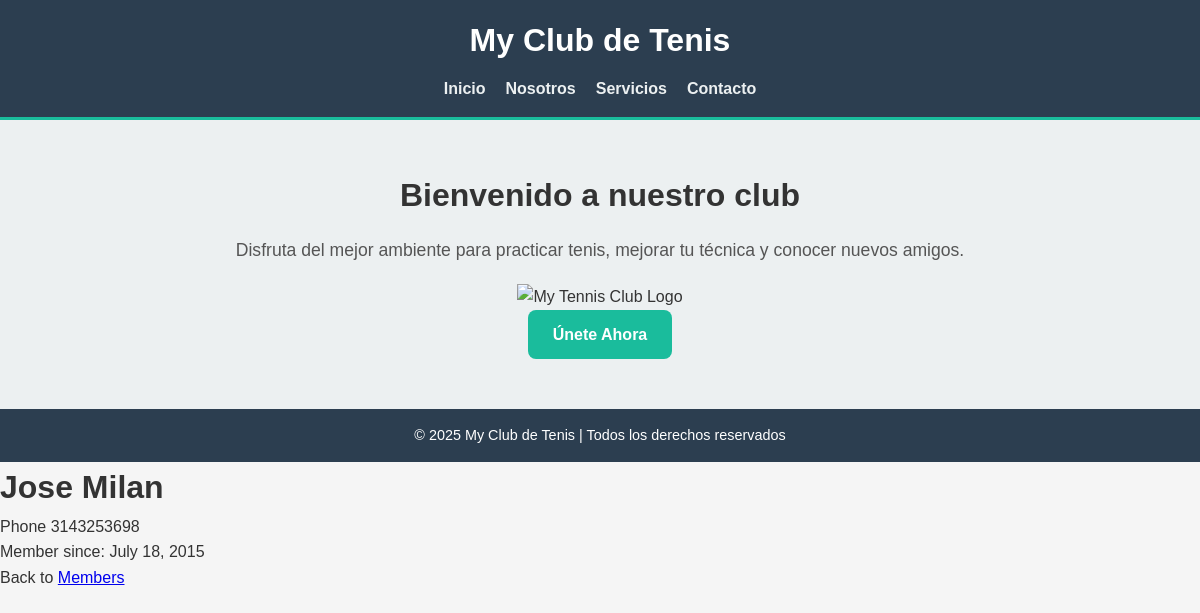
Page /members/details/17 on the committed database.
### members/models.py (models this page shows, shortened)
class Member(models.Model):
    firstname = models.CharField(max_length=255)
    lastname = models.CharField(max_length=255)
    phone = models.IntegerField(null=True)
    joined_date = models.DateField(null=True)

### members/views.py (the view)
# urls.py: path('members/details/<int:id>', views.details, name='details'),
def details(request, id):
    mymember = Member.objects.get(id=id)
    template = loader.get_template("details.html")
    context = {
        "mymember": mymember,
    }
    return HttpResponse(template.render(context, request))

### members/templates/details.html (shortened to what this page needs)
{% extends "master.html" %}
{% block content %}
  <h1>{{ mymember.firstname }} {{ mymember.lastname }}</h1>
  <p>Phone {{ mymember.phone }}</p>
  <p>Member since: {{ mymember.joined_date }}</p>
  <p>Back to <a href="/members">Members</a></p>
{% endblock %}

### members/templates/master.html (style rules this page uses)
* { margin: 0; padding: 0; box-sizing: border-box; font-family: 'Arial', sans-serif; }
body { background-color: #f5f5f5; color: #333; line-height: 1.6; }

### rows in the picture
Member: firstname "Jose", lastname "Milan", phone "3143253698", joined_date "July 18, 2015"
